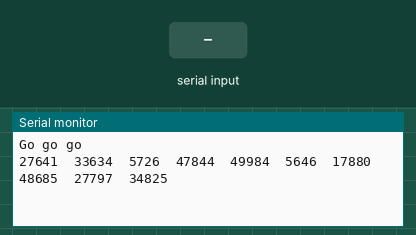
A sketch run on a simulated Arduino Uno, built with avr-gcc and run on an emulated ATmega328P. On the bench: the last lines printed to the serial monitor. The test bench sets the inputs (shaded band). Random numbers use the default seed unless the sketch sets one.

Above: at 1.2 s.
1.3 s: "90,45\n" received over Serial
At 2.3 s:
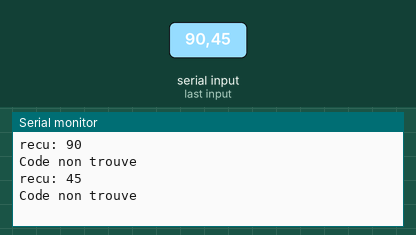
2.8 s: "30,150\n" received over Serial
At 3.5 s:
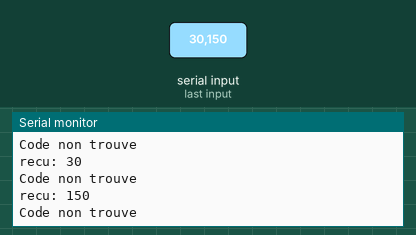
Timing chart, 0 to 5.8 s (numbered marks = the images above; inputs shaded):
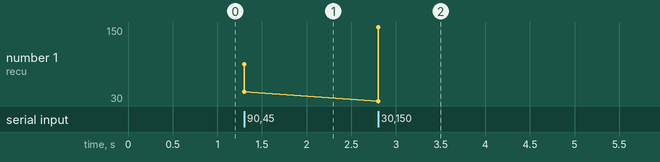

Measured:
- after the input at 1.3 s, the serial monitor: prints a new line at once (image 1)
- after the input at 2.8 s, the serial monitor: prints a new line at once (image 2)
- plotted number 1: 45 → 150 after the input at 2.8 s

The sketch:

rolling.ino
```cpp
#define TAILLE_BUF 10

unsigned int buf[TAILLE_BUF];

int cherchecode(unsigned int code) {
  for(int i=0; i < TAILLE_BUF; i++) {
    if(buf[i] == code)
      return i;
  }
  return -1;
}

void majcode(int pos) {
  for(int i=0; i < TAILLE_BUF; i++) {
    if(i < TAILLE_BUF-pos-1)
      buf[i] = buf[i+pos+1];
    else
      buf[i] = random(1,65536);
  }
}

void printbuffer() {
  for(int i=0; i < TAILLE_BUF; i++) {
    Serial.print(buf[i]);
    Serial.print("  ");
  }
  Serial.println("");
}

void setup() {
  Serial.begin(115200);
  while(!Serial){;}

  randomSeed(42424242);

  Serial.println("Go go go");

  for(int i=0; i < TAILLE_BUF; i++) {
    buf[i] = random(1,65536);
  }

  printbuffer();

  /*
  int ret = cherchecode(41616);
  if(ret >= 0) {
    Serial.print("Trouve en position ");
    Serial.println(ret);
    majcode(ret);
    printbuffer();
  } else {
    Serial.println("Code non trouve");
  }
  */

}

void loop() {
  while (Serial.available() > 0) {
    unsigned int valeur = Serial.parseInt();

    if(!valeur)
      return;

    Serial.print("recu: ");
    Serial.println(valeur);

    int ret = cherchecode(valeur);
    if(ret >= 0) {
      Serial.print("Trouve en position ");
      Serial.println(ret);
      majcode(ret);
      //printbuffer();
    } else {
      Serial.println("Code non trouve");
    }
  }
}
```
